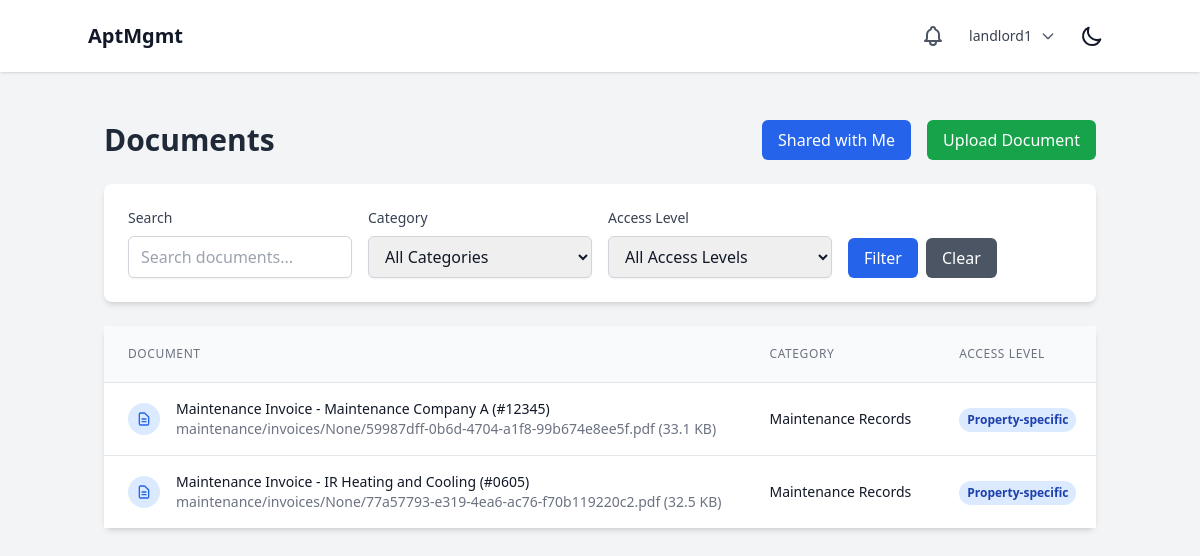
The page /documents/ (signed in) on the database its author committed.
### users/models.py (models this page shows, shortened)
class User(AbstractUser):
    class Role(models.TextChoices):
        SUPERUSER = "SUPERUSER", "Superuser"
        LANDLORD = "LANDLORD", "Landlord"
        EMPLOYEE = "EMPLOYEE", "Employee"
        TENANT = "TENANT", "Tenant"
    role = models.CharField(max_length=50, choices=Role.choices)
    company = models.ForeignKey(Company, on_delete=models.CASCADE, related_name="users", null=True, blank=True)
    property = models.ForeignKey(Property, on_delete=models.SET_NULL, related_name="users", null=True, blank=True)
    apartment_unit = models.ForeignKey('properties.ApartmentUnit', on_delete=models.SET_NULL, null=True, blank=True, related_name="tenant")
    phone_number = models.CharField(max_length=20, blank=True, null=True)
    emergency_contact_name = models.CharField(max_length=100, blank=True, null=True)
    emergency_contact_phone = models.CharField(max_length=20, blank=True, null=True)
    emergency_contact_relationship = models.CharField(max_length=50, blank=True, null=True)

### documents/models.py (models this page shows, shortened)
class Document(models.Model):
    class AccessLevel(models.TextChoices):
        COMPANY = "COMPANY", "Company-wide"
        PROPERTY = "PROPERTY", "Property-specific"
        UNIT = "UNIT", "Unit-specific"
        PRIVATE = "PRIVATE", "Private (specific users)"
    title = models.CharField(max_length=255)
    description = models.TextField(blank=True)
    file = models.FileField(upload_to=document_upload_path)
    original_filename = models.CharField(max_length=255)
    file_size = models.PositiveIntegerField()
    file_type = models.CharField(max_length=100)
    category = models.ForeignKey(DocumentCategory, on_delete=models.SET_NULL, null=True, blank=True)
    company = models.ForeignKey(Company, on_delete=models.CASCADE, related_name="documents")
    property = models.ForeignKey(Property, on_delete=models.CASCADE, related_name="documents", null=True, blank=True)
    unit = models.ForeignKey(ApartmentUnit, on_delete=models.CASCADE, related_name="documents", null=True, blank=True)
    access_level = models.CharField(max_length=20, choices=AccessLevel.choices, default=AccessLevel.COMPANY)
    allowed_users = models.ManyToManyField(User, related_name="accessible_documents", blank=True)
    allowed_roles = models.JSONField(default=list, blank=True)  # List of role strings
    uploaded_by = models.ForeignKey(User, on_delete=models.CASCADE, related_name="uploaded_documents")
    created_at = models.DateTimeField(auto_now_add=True)
    updated_at = models.DateTimeField(auto_now=True)
    is_active = models.BooleanField(default=True)
    class Meta:
        ordering = ['-created_at']
        indexes = [
            models.Index(fields=['company', 'access_level']),
            models.Index(fields=['property']),
            models.Index(fields=['created_at']),
        ]
    def is_accessible_by_user(self, user):
        if user.role == 'SUPERUSER' or user.is_superuser:
            return True
        if self.uploaded_by == user:
            return True

class DocumentCategory(models.Model):
    name = models.CharField(max_length=100)
    description = models.TextField(blank=True)
    created_at = models.DateTimeField(auto_now_add=True)
    class Meta:
        verbose_name_plural = "Document Categories"
    def __str__(self):
        return self.name

### documents/views.py (the view, shortened to what this page needs)
# urls.py: path('', views.document_list, name='list'),
@login_required
def document_list(request):
    if request.user.role == 'SUPERUSER' or request.user.is_superuser:
        documents = Document.objects.filter(is_active=True)
    elif request.user.company:
        documents = Document.objects.filter(
            company=request.user.company,
            is_active=True
        )
    else:
        documents = Document.objects.none()
    filter_form = DocumentFilterForm(request.GET)
    if filter_form.is_valid():
        if filter_form.cleaned_data['category']:
            documents = documents.filter(category=filter_form.cleaned_data['category'])
        if filter_form.cleaned_data['access_level']:
            documents = documents.filter(access_level=filter_form.cleaned_data['access_level'])
    accessible_documents = [doc for doc in documents if doc.is_accessible_by_user(request.user)]
    paginator = Paginator(accessible_documents, 10)
    page_number = request.GET.get('page')
    page_obj = paginator.get_page(page_number)
    context = {
        'page_obj': page_obj,
        'filter_form': filter_form,
        'total_documents': len(accessible_documents),
    }
    return render(request, 'documents/list.html', context)

### documents/forms.py
class DocumentFilterForm(forms.Form):
    category = forms.ModelChoiceField(
        queryset=DocumentCategory.objects.all(),
        required=False,
        empty_label="All Categories",
        widget=forms.Select(attrs={
            'class': 'px-3 py-2 border border-gray-300 rounded-md focus:outline-none focus:ring-2 focus:ring-blue-500'
        })
    )
    access_level = forms.ChoiceField(
        choices=[('', 'All Access Levels')] + Document.AccessLevel.choices,
        required=False,
        widget=forms.Select(attrs={
            'class': 'px-3 py-2 border border-gray-300 rounded-md focus:outline-none focus:ring-2 focus:ring-blue-500'
        })
    )
    search = forms.CharField(
        required=False,
        widget=forms.TextInput(attrs={
            'class': 'px-3 py-2 border border-gray-300 rounded-md focus:outline-none focus:ring-2 focus:ring-blue-500',
            'placeholder': 'Search documents...'
        })
    )

### core/context_processors.py (called while the page is built)
def notifications(request):
    if request.user.is_authenticated:
        unread_notifications = Notification.objects.filter(
            recipient=request.user,
            is_read=False
        ).order_by('-created_at')
        recent_unread_notifications = unread_notifications[:5]
        return {
            'unread_notifications_count': unread_notifications.count(),
            'recent_notifications': recent_unread_notifications,
            'has_unread_notifications': unread_notifications.exists(),
        }
    return {
        'unread_notifications_count': 0,
        'recent_notifications': [],
        'has_unread_notifications': False,
    }

### documents/templates/documents/list.html (shortened to what this page needs)
{% extends 'base.html' %}
{% load form_tags %}
{% block content %}
<div class="container mx-auto px-4 py-8">
    <div class="flex justify-between items-center mb-6">
        <h1 class="text-3xl font-bold text-gray-800 dark:text-white">Documents</h1>
        <div class="flex space-x-4">
            <a href="{% url 'documents:shared' %}" class="bg-blue-600 dark:bg-blue-700 hover:bg-blue-700 dark:hover:bg-blue-600 text-white px-4 py-2 rounded-md focus:outline-none focus:ring-2 focus:ring-offset-2 focus:ring-blue-500 dark:focus:ring-offset-gray-800">
                Shared with Me
            </a>
            <a href="{% url 'documents:upload' %}" class="bg-green-600 dark:bg-green-700 hover:bg-green-700 dark:hover:bg-green-600 text-white px-4 py-2 rounded-md focus:outline-none focus:ring-2 focus:ring-offset-2 focus:ring-green-500 dark:focus:ring-offset-gray-800">
                Upload Document
            </a>
        </div>
    </div>
    <div class="bg-white dark:bg-gray-800 rounded-lg shadow-md p-6 mb-6">
        <form method="GET" class="grid grid-cols-1 md:grid-cols-4 gap-4">
            <div>
                <label for="{{ filter_form.search.id_for_label }}" class="block text-sm font-medium text-gray-700 dark:text-gray-300 mb-2">Search</label>
                {{ filter_form.search|add_form_control }}
            </div>
            <div>
                <label for="{{ filter_form.category.id_for_label }}" class="block text-sm font-medium text-gray-700 dark:text-gray-300 mb-2">Category</label>
                {{ filter_form.category|add_form_control }}
            </div>
            <div>
                <label for="{{ filter_form.access_level.id_for_label }}" class="block text-sm font-medium text-gray-700 dark:text-gray-300 mb-2">Access Level</label>
                {{ filter_form.access_level|add_form_control }}
            </div>
            <div class="flex items-end">
                <button type="submit" class="bg-blue-600 dark:bg-blue-700 hover:bg-blue-700 dark:hover:bg-blue-600 text-white px-4 py-2 rounded-md focus:outline-none focus:ring-2 focus:ring-offset-2 focus:ring-blue-500 dark:focus:ring-offset-gray-800">
                    Filter
                </button>
                <a href="{% url 'documents:list' %}" class="ml-2 bg-gray-600 dark:bg-gray-700 hover:bg-gray-700 dark:hover:bg-gray-600 text-white px-4 py-2 rounded-md focus:outline-none focus:ring-2 focus:ring-offset-2 focus:ring-gray-500 dark:focus:ring-offset-gray-800">
                    Clear
                </a>
            </div>
        </form>
    </div>
    <div class="bg-white dark:bg-gray-800 rounded-lg shadow-md">
        {% if page_obj %}
            <div class="overflow-x-auto">
                <table class="min-w-full divide-y divide-gray-200 dark:divide-gray-700">
                    <thead class="bg-gray-50 dark:bg-gray-700">
                        <tr>
                            <th class="px-6 py-3 text-left text-xs font-medium text-gray-500 dark:text-gray-300 uppercase tracking-wider">
                                Document
                            </th>
                            <th class="px-6 py-3 text-left text-xs font-medium text-gray-500 dark:text-gray-300 uppercase tracking-wider">
                                Category
                            </th>
                            <th class="px-6 py-3 text-left text-xs font-medium text-gray-500 dark:text-gray-300 uppercase tracking-wider">
                                Access Level
                            </th>
                        </tr>
                    </thead>
                    <tbody class="bg-white dark:bg-gray-800 divide-y divide-gray-200 dark:divide-gray-700">
                        {% for document in page_obj %}
                        <tr class="hover:bg-gray-50 dark:hover:bg-gray-700">
                            <td class="px-6 py-4 whitespace-nowrap">
                                <div class="flex items-center">
                                    <div class="flex-shrink-0 h-8 w-8">
                                        <div class="h-8 w-8 bg-blue-100 dark:bg-blue-900 rounded-full flex items-center justify-center">
                                            <svg class="h-4 w-4 text-blue-600 dark:text-blue-400" fill="none" stroke="currentColor" viewBox="0 0 24 24">
                                                <path stroke-linecap="round" stroke-linejoin="round" stroke-width="2" d="M9 12h6m-6 4h6m2 5H7a2 2 0 01-2-2V5a2 2 0 012-2h5.586a1 1 0 01.707.293l5.414 5.414a1 1 0 01.293.707V19a2 2 0 01-2 2z"></path>
                                            </svg>
                                        </div>
                                    </div>
                                    <div class="ml-4">
                                        <div class="text-sm font-medium text-gray-900 dark:text-white">
                                            <a href="{% url 'documents:detail' document.id %}" class="hover:underline">
                                                {{ document.title }}
                                            </a>
                                        </div>
                                        <div class="text-sm text-gray-500 dark:text-gray-400">
                                            {{ document.original_filename }} ({{ document.file_size|filesizeformat }})
                                        </div>
                                    </div>
                                </div>
                            </td>
                            <td class="px-6 py-4 whitespace-nowrap text-sm text-gray-900 dark:text-white">
                                {{ document.category.name|default:"No Category" }}
                            </td>
                            <td class="px-6 py-4 whitespace-nowrap">
                                <span class="inline-flex px-2 py-1 text-xs font-semibold rounded-full
                                    {% if document.access_level == 'COMPANY' %}bg-green-100 text-green-800 dark:bg-green-900 dark:text-green-200
                                    {% elif document.access_level == 'PROPERTY' %}bg-blue-100 text-blue-800 dark:bg-blue-900 dark:text-blue-200
                                    {% elif document.access_level == 'UNIT' %}bg-yellow-100 text-yellow-800 dark:bg-yellow-900 dark:text-yellow-200
                                    {% else %}bg-gray-100 text-gray-800 dark:bg-gray-900 dark:text-gray-200{% endif %}">
                                    {{ document.get_access_level_display }}
                                </span>
                            </td>
                        </tr>
                        {% endfor %}
                    </tbody>
                </table>
            </div>
        {% endif %}
    </div>
</div>
{% endblock %}

### core/templates/base.html (shortened to what this page needs)
{% load static %}
<!DOCTYPE html>
<html lang="en" x-data="{ darkMode: localStorage.getItem('darkMode') === 'true' }" x-init="$watch('darkMode', val => localStorage.setItem('darkMode', val))" :class="{ 'dark': darkMode }">
<head>
    <script src="https://cdn.tailwindcss.com"></script>
</head>
<body class="bg-gray-100 dark:bg-gray-900 text-gray-900 dark:text-gray-100">
    <header class="p-4 bg-white dark:bg-gray-800 shadow">
        <div class="container mx-auto flex justify-between items-center">
            {% if user.is_authenticated %}
                <a href="{% url 'core:dashboard_redirect' %}" class="text-xl font-bold hover:text-gray-600 dark:hover:text-gray-300 transition-colors duration-200">AptMgmt</a>
            {% else %}
                <h1 class="text-xl font-bold">AptMgmt</h1>
            {% endif %}
            <div class="flex items-center space-x-4">
                {% if user.is_authenticated %}
                    <div class="relative" x-data="{ open: false }">
                        <button @click="open = !open" class="relative p-2 text-gray-600 dark:text-gray-300 hover:text-gray-900 dark:hover:text-white focus:outline-none focus:ring-2 focus:ring-offset-2 focus:ring-blue-500">
                        </button>
                    </div>
                    <div class="relative" x-data="{ open: false }">
                        <button @click="open = !open" class="flex items-center space-x-2 text-sm rounded-full focus:outline-none focus:ring-2 focus:ring-offset-2 focus:ring-blue-500">
                            <span class="text-gray-700 dark:text-gray-300">{{ user.username }}</span>
                            <svg class="w-4 h-4 text-gray-600 dark:text-gray-300" fill="none" stroke="currentColor" viewBox="0 0 24 24">
                                <path stroke-linecap="round" stroke-linejoin="round" stroke-width="2" d="M19 9l-7 7-7-7"></path>
                            </svg>
                        </button>
                    </div>
                {% endif %}
                <button @click="darkMode = !darkMode" class="p-2 rounded-md focus:outline-none focus:ring-2 focus:ring-offset-2 focus:ring-offset-gray-800 focus:ring-white">
                    <svg x-show="!darkMode" class="w-6 h-6" fill="none" stroke="currentColor" viewBox="0 0 24 24" xmlns="http://www.w3.org/2000/svg"><path stroke-linecap="round" stroke-linejoin="round" stroke-width="2" d="M20.354 15.354A9 9 0 018.646 3.646 9.003 9.003 0 0012 21a9.003 9.003 0 008.354-5.646z"></path></svg>
                </button>
            </div>
        </div>
    </header>
    <main class="p-4" id="content">
        {% block content %}{% endblock %}
    </main>
</body>
</html>

### rows shown on the page
User: username "landlord1"
Document: title "Maintenance Invoice - Maintenance Company A (#12345)", original_filename "maintenance/invoices/None/59987dff-0b6d-4704-a1f8-99b674e8ee5f.pdf", file_size|filesizeformat "33.1 KB", category.name "Maintenance Records", access_level "Property-specific"
Document: title "Maintenance Invoice - IR Heating and Cooling (#0605)", original_filename "maintenance/invoices/None/77a57793-e319-4ea6-ac76-f70b119220c2.pdf", file_size|filesizeformat "32.5 KB", category.name "Maintenance Records", access_level "Property-specific"
